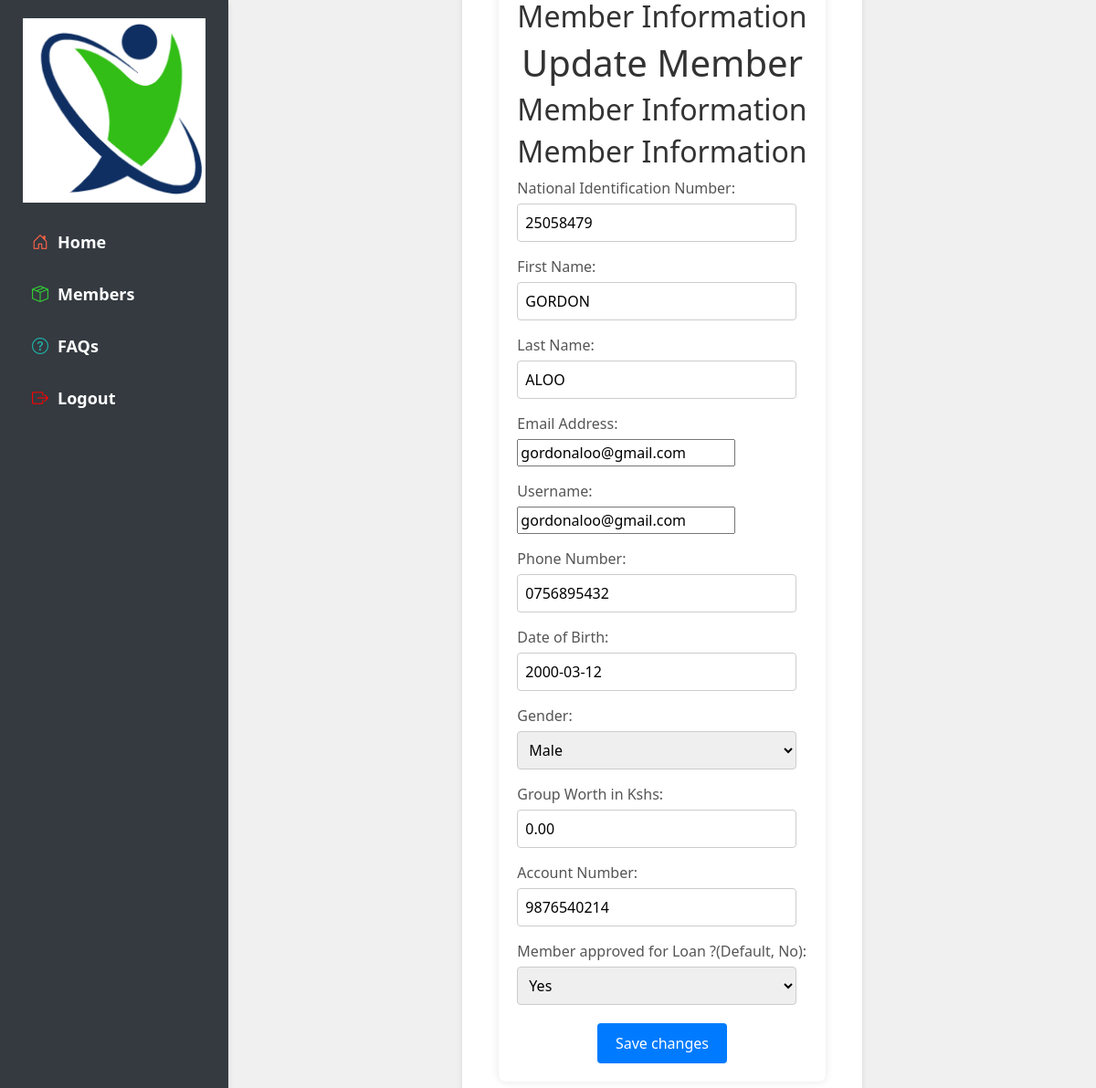
The page /Pesa/update/member/1/ on the database its author committed.
### Mashinani/models.py (models this page shows, shortened)
class Member(models.Model):
    member_id = models.AutoField(primary_key=True, unique=True)
    national_id_no = models.DecimalField(max_digits=20, decimal_places=0, unique=True, validators=[validate_kenyan_id], help_text="Enter National Identification Number:")
    email_address = models.EmailField(unique=True, max_length=50, help_text="Enter Email Address")
    username = models.EmailField(unique=True, max_length=50, help_text="Enter Email Address")
    first_name = models.CharField(max_length=50, help_text="Enter First Name")
    last_name = models.CharField(max_length=50, help_text="Enter Last Name")
    phone_number = models.CharField(max_length=13,  validators=[validate_kenyan_phone_number], help_text="Enter phone number in the format 0798073204 or +254798073404")
    dob = models.DateField(help_text="Enter Date of Birth")
    MALE = 'Male'
    FEMALE = 'Female'
    GENDER_CHOICES = [
        (MALE, 'Male'),
        (FEMALE, 'Female'),
    ]
    gender = models.CharField(max_length=10, choices=GENDER_CHOICES, help_text="Enter Member Gender")
    grp_worth = models.DecimalField(max_digits=20, decimal_places=2, default=0.00, help_text="Enter Group Worth in Kshs.")
    account_no = models.CharField(max_length=50, default='00000000', help_text="Account Number")
    YES = 'yes'
    NO = 'no'
    APPROVAL_CHOICES = [
        (YES, 'Yes'),
        (NO, 'No'),
    ]
    approved = models.CharField(max_length=3, choices=APPROVAL_CHOICES, default=NO, help_text="Is the member approved")
    OPEN = 'open'
    CLOSED = 'closed'
    LOAN_STATUS = [
        (OPEN, 'Open'),
        (CLOSED, 'Closed'),
    ]
    loan_status = models.CharField(max_length=6, choices=LOAN_STATUS, default=OPEN, help_text="Member Loan Status")
    loan_bal =models.DecimalField(max_digits=20, decimal_places=2, default=0.00, help_text="Loan Balance")
    group_no = models.ForeignKey(Group, on_delete=models.CASCADE)

### Mashinani/views.py (the view)
# urls.py: path('update/member/<int:pk>/',  MemberUpdateView.as_view(), name='member-update'),
class MemberUpdateView(UpdateView):
    model = Member
    fields = ['national_id_no', 'email_address', 'username', 'first_name', 'last_name', 'phone_number', 'dob', 'gender', 'group_no', 'grp_worth', 'account_no', 'approved', 'loan_status', 'loan_bal']
    widgets = {
            'gender': forms.RadioSelect(choices=Member.GENDER_CHOICES),
        }
    template_name = 'member_update.html'
    success_url = reverse_lazy('member-list')

### Mashinani/templates/member_update.html (shortened to what this page needs)
{% extends 'group_base_dashboard.html' %}
{% load static %}
{% block content %}
</head>
<body>
    <div class="container">
        <form method="post">
            <div class="form-section">
                <h2>Member Information</h2>
                <h1>Update Member</h1>
                <h2>Member Information</h2>
                <h2>Member Information</h2>
                <div class="form-field">
                    <label for="{{ form.national_id_no.id_for_label }}" class="required">National Identification Number:</label>
                    {{ form.national_id_no }}
                </div>
                <div class="form-field">
                    <label for="{{ form.first_name.id_for_label }}" class="required">First Name:</label>
                    {{ form.first_name }}
                </div>
                <div class="form-field">
                    <label for="{{ form.last_name.id_for_label }}" class="required">Last Name:</label>
                    {{ form.last_name }}
                </div>
                <div class="form-field">
                    <label for="{{ form.email_address.id_for_label }}" class="required">Email Address:</label>
                    {{ form.email_address }}
                </div>
                <div class="form-field">
                    <label for="{{ form.username.id_for_label }}" class="required">Username:</label>
                    {{ form.username }}
                </div>
                <div class="form-field">
                    <label for="{{ form.phone_number.id_for_label }}" class="required">Phone Number:</label>
                    {{ form.phone_number }}
                </div>
                <div class="form-field">
                    <label for="{{ form.dob.id_for_label }}" class="required">Date of Birth:</label>
                    {{ form.dob }}
                </div>
                <div class="form-field">
                    <label for="{{ form.gender.id_for_label }}" class="required">Gender:</label>
                    {{ form.gender }}
                </div>
                <div class="form-field">
                    <label for="{{ form.grp_worth.id_for_label }}" class="required">Group Worth in Kshs:</label>
                    {{ form.grp_worth }}
                </div>
                <div class="form-field">
                    <label for="{{ form.account_no.id_for_label }}" class="required">Account Number:</label>
                    {{ form.account_no }}
                </div>
                <div class="form-field">
                    <label for="{{ form.approved.id_for_label }}" class="required">Member approved for Loan ?(Default, No):</label>
                    {{ form.approved }}
                </div>
            </div>
            <div class="form-buttons">
                <button type="submit" class="submit-button">Save changes</button>
            </div>
        </form>
    </div>
    {% endblock %}

### Mashinani/static/css/base_dashboard.css (style rules this page uses)
body, h1, h2, h3, p, ul, li { margin: 0; padding: 0; }
body { font-family: 'Nunito', sans-serif; margin: 0; padding: 0; box-sizing: border-box; background-color: #f9f9f9; color: #333; }

### Mashinani/templates/member_update.html (style rules this page uses)
body { display: flex; justify-content: center; align-items: center; height: 100vh; margin: 0; background-color: #f0f0f0; }
.container { width: 100%; display: flex; justify-content: center; align-items: center; padding: 20px; }
form { max-width: 600px; width: 100%; padding: 20px; background-color: #ffffff; border-radius: 8px; box-shadow: 0 0 10px rgba(0, 0, 0, 0.1); }
h1, h2 { text-align: center; color: #333333; }
.form-section { margin-bottom: 20px; }
.form-field { margin-bottom: 15px; }
label { display: block; margin-bottom: 5px; color: #555555; }
input[type="text"], input[type="number"], select { width: calc(100% - 12px); padding: 8px; border: 1px solid #cccccc; border-radius: 4px; font-size: 16px; }
.form-buttons { text-align: center; margin-top: 20px; }
.submit-button { background-color: #007bff; color: #ffffff; padding: 10px 20px; border: none; border-radius: 4px; cursor: pointer; font-size: 16px; text-decoration: none; transition: background-color 0.3s ease; }

### rows shown on the page
Member: national_id_no "25058479", first_name "GORDON", last_name "ALOO", email_address "gordonaloo@gmail.com", username "gordonaloo@gmail.com", phone_number "0756895432", dob "2000-03-12", gender "Male", grp_worth "0.00", account_no "9876540214", approved "Yes"
